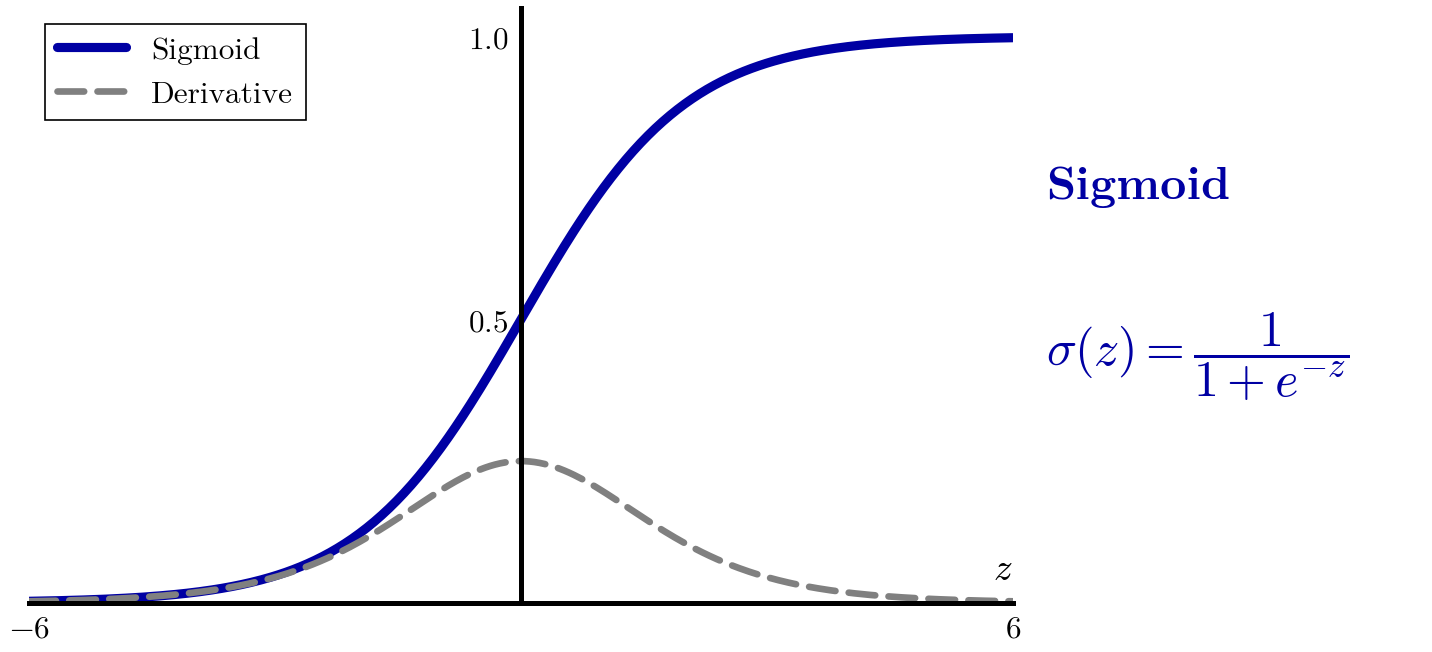

The Python source for this figure:
"""Function plot: a curve, its derivative (grey, dashed), axes through the
origin, and the formula set beside the plot in the curve's colour."""
import sys
from pathlib import Path
sys.path.insert(0, str(Path(__file__).resolve().parent.parent))
import numpy as np
import mlfig

fig, (ax, side) = mlfig.subplots(1, 2, figsize=(4.8, 2.2), width_ratios=[2.6, 1])
z = np.linspace(-6, 6, 400)
s = 1 / (1 + np.exp(-z))

ax.plot(z, s, color=mlfig.C["blue2"], label="Sigmoid")
ax.plot(z, s * (1 - s), color=mlfig.C["gray"], lw=1.6, ls=(0, (4, 2)), label="Derivative")
ax.set(xlim=(-6, 6), ylim=(0, 1.05), xticks=[-6, 6], yticks=[0.5, 1])
mlfig.origin_axes(ax, xlabel="$z$")
ax.legend(loc="upper left")

# Formula panel: title and equation in the curve's hue.
side.axis("off")
side.text(0, .68, "Sigmoid", color=mlfig.C["blue2"], fontweight="bold", fontsize=11)
side.text(0, .40, r"$\sigma(z)=\dfrac{1}{1+e^{-z}}$", color=mlfig.C["blue2"], fontsize=12)

mlfig.save(fig, Path(__file__).with_suffix(""))
